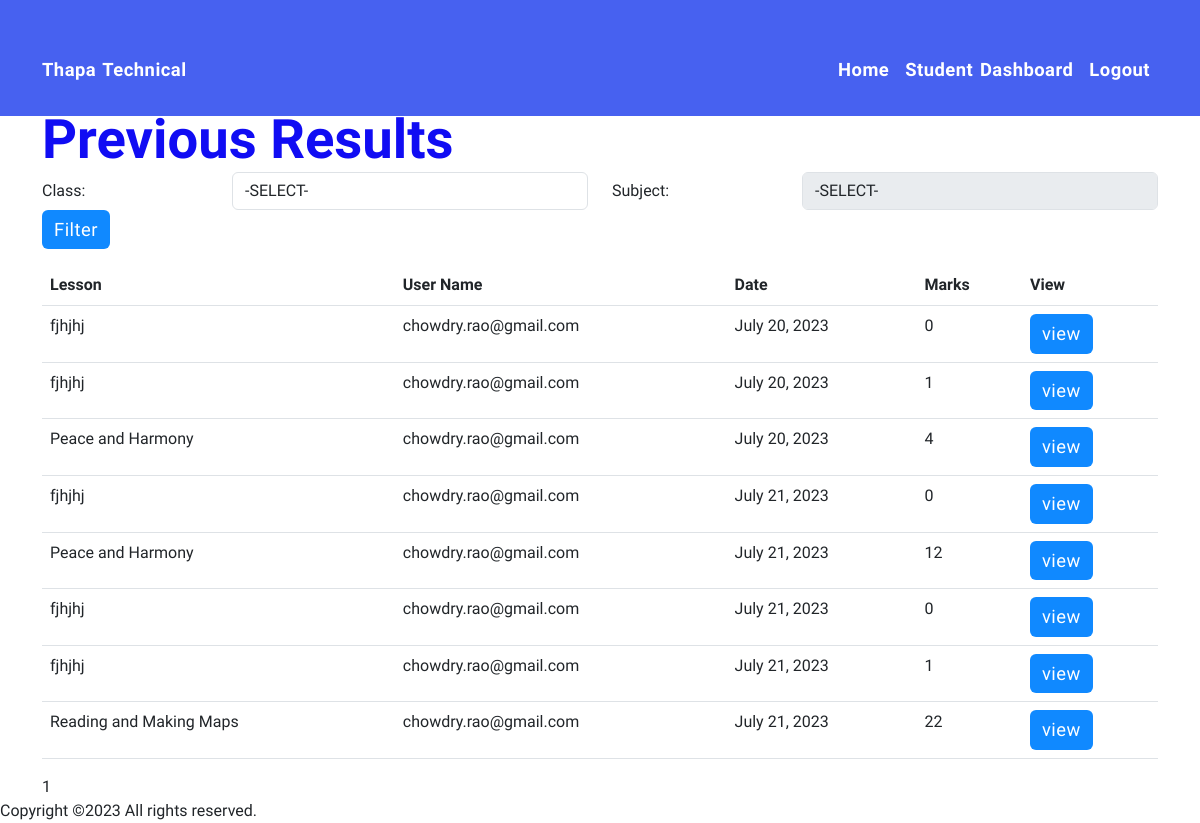
Page /previous-results/ (signed in) on the committed database.
### mocktest/models.py (models this page shows, shortened)
class TestResult(models.Model):
    bhu = models.ForeignKey(UserDetail, on_delete=models.CASCADE, null=True)
    slesson = models.ForeignKey(Slesson, on_delete=models.CASCADE, null=True)
    result = models.TextField(null=True)
    date1 = models.DateField(auto_now_add=True)
    marks = models.IntegerField(null=True)

class Slesson(models.Model):
    slesson = models.CharField(max_length=124)
    sclass = models.ForeignKey(Sclass, on_delete=models.CASCADE, default=None)
    subject = models.ForeignKey(Subject, on_delete=models.CASCADE, default=None)
    chapter = models.ForeignKey(Chapter, on_delete=models.CASCADE, default=None)
    def __str__(self):
        return self.slesson

class UserDetail(models.Model):
    user = models.ForeignKey(User, on_delete=models.CASCADE, null=True)
    studentname = models.CharField(max_length=30, null=True)
    schoolname = models.CharField(max_length=30, null=True)
    mandalname = models.CharField(max_length=10, null=True)
    distname = models.CharField(max_length=100, null=True)

### mocktest/views.py (the view)
# urls.py: path('previous-results/', views.previous_results, name='previous_results'),
@login_required
def previous_results(request):
    selected_class_id = request.GET.get('sclass_id')
    selected_subject_id = request.GET.get('subject_id')
    test_results = TestResult.objects.filter(bhu__user=request.user)
    if selected_class_id:
        test_results = test_results.filter(slesson__sclass_id=selected_class_id)
    if selected_subject_id:
        test_results = test_results.filter(slesson__subject_id=selected_subject_id)
    paginator = Paginator(test_results, 10)  # Display 10 results per page
    page_number = request.GET.get('page')
    page_obj = paginator.get_page(page_number)
    context = {
        'page_obj': page_obj,
        'sclasses': Sclass.objects.all(),
        'selected_class': int(selected_class_id) if selected_class_id else None,
        'subjects': Subject.objects.filter(sclass_id=selected_class_id) if selected_class_id else Subject.objects.none(),
        'selected_subject': int(selected_subject_id) if selected_subject_id else None,
        'current_time': timezone.now(),  # Add current_time to the context
    }
    return render(request, 'mocktest/previous_results.html', context)

### mocktest/templates/mocktest/previous_results.html (shortened to what this page needs)
{% extends 'base.html' %}
{% block content %}
<h2>Previous Results</h2>
<form action="{% url 'mocktest:previous_results' %}" method="GET" class="mb-3">
  <div class="form-group row">
    <label for="class" class="col-sm-2 col-form-label">Class:</label>
    <div class="col-sm-4">
      <select name="sclass_id" id="class" class="form-control">
        <option value="">-SELECT-</option>
      </select>
    </div>
    <label for="subject" class="col-sm-2 col-form-label">Subject:</label>
    <div class="col-sm-4">
      <select name="subject_id" id="subject" class="form-control" {% if not selected_class %}disabled{% endif %}>
        <option value="">-SELECT-</option>
      </select>
    </div>
  </div>
  <button type="submit" class="btn btn-primary">Filter</button>
</form>
<table class="table">
  <thead>
    <tr>
      <th>Lesson</th>
      <th>User Name</th>
      <th>Date</th>
      <th>Marks</th>
      <th>View</th>
    </tr>
  </thead>
  <tbody>
    {% for test_result in page_obj %}
    <tr>
      <td>{{ test_result.slesson }}</td>
      <td>{{ test_result.bhu.user.username }}</td>
      <td>{{ test_result.date1 }}</td>
      <td>{{ test_result.marks }}</td>
      <td> <a href="{% url 'mocktest:result' result_id=test_result.id %}"  class="btn btn-primary">view</a></td>
    </tr>
    {% empty %}
    <tr>
      <td colspan="5">No results found.</td>
    </tr>
    {% endfor %}
  </tbody>
</table>
  <div class="pagination">
    <span class="current-page">{{ page_obj.number }}</span>
  </div>
{% endblock %}

### static/css/style.css (style rules this page uses)
* { margin: 0; padding: 0; box-sizing: border-box; font-family: "Urbanist", sans-serif; }
:root { --bs-dark-color: rgb(16, 12, 243); --bs-dark-primary:#4761f0; --bs-main-color:#fff; --bs-primary-color:#c6c6c6; --secondary-color: #29a9fd; --bs-supporting-color: #C850C0; }
h1, h2,h3,h4,h5 { font-family: 'Lexend Deca', sans-serif; color: var( --bs-dark-color); }
h2 { line-height: 3rem; font-weight: 600; font-size: 3.4rem; }
a { text-decoration: none; }
.btn-primary { background: #1089ff; border: none; outline: none; }
button, a { font-size: 1.15rem!important; letter-spacing: 0.03rem; word-spacing: .1rem; }

### rows in the picture
TestResult: slesson "fjhjhj", bhu.user.username "chowdry.rao@gmail.com", date1 "July 20, 2023", marks "0"
TestResult: slesson "fjhjhj", bhu.user.username "chowdry.rao@gmail.com", date1 "July 20, 2023", marks "1"
TestResult: slesson "Peace and Harmony", bhu.user.username "chowdry.rao@gmail.com", date1 "July 20, 2023", marks "4"
TestResult: slesson "fjhjhj", bhu.user.username "chowdry.rao@gmail.com", date1 "July 21, 2023", marks "0"
TestResult: slesson "Peace and Harmony", bhu.user.username "chowdry.rao@gmail.com", date1 "July 21, 2023", marks "12"
TestResult: slesson "fjhjhj", bhu.user.username "chowdry.rao@gmail.com", date1 "July 21, 2023", marks "0"
TestResult: slesson "fjhjhj", bhu.user.username "chowdry.rao@gmail.com", date1 "July 21, 2023", marks "1"
TestResult: slesson "Reading and Making Maps", bhu.user.username "chowdry.rao@gmail.com", date1 "July 21, 2023", marks "22"

### other values in the picture
{{ page_obj.number }} "1"
